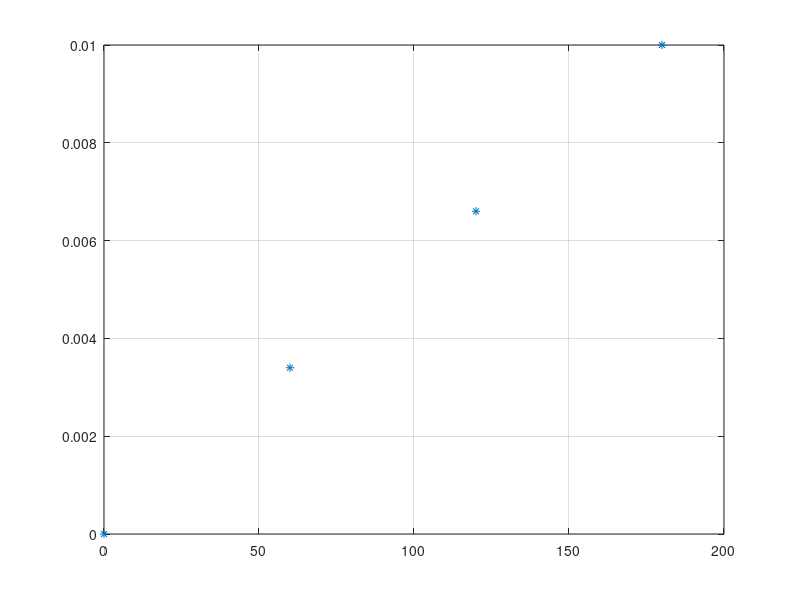

The MATLAB script that drew this image:
% ==== TAREA 4 ====

% ---> Ejercicio 1
x = 1960:4:2012;
y = [0.54 0.28 1.03 1.69 1.02 1.73 1.36 2.13 0.48 1.25 1.62 1.56 1.60 2.66];

plot(x,y,'*'), grid, axis equal 

% ---> Ejercicio 2

x = 0:60:180;
y = [0 0.0034 0.0066 0.0100];
plot(x,y,'*'), grid

% ---> Ejercicio 3
% usando ortogonalización encontrar los valores de las variables dada la siguiente ecuación:
% 𝑔𝑜𝑜𝑑𝑝𝑢𝑡=𝛽0+𝛽1𝑣𝑒𝑙𝑜𝑐𝑖𝑑𝑎𝑑+𝛽2𝑝𝑎𝑢𝑠𝑎+𝛽3𝑣𝑒𝑙𝑜𝑐𝑖𝑑𝑎𝑑∗𝑝𝑎𝑢𝑠𝑎+𝛽4𝑣𝑒𝑙𝑜𝑐𝑖𝑑𝑎𝑑2+𝛽5𝑝𝑎𝑢𝑠𝑎2

v = [ones(1,5)*5  ones(1,5)*10  ones(1,5)*20  ones(1,5)*30  ones(1,5)*40];
pausa1 = [10 20 30 40 50]; pausa = [pausa1 pausa1 pausa1 pausa1 pausa1];
goodput = [95.111 94.577 94.734 94.317 94.644 90.800 90.183 91.341 91.321 92.104 72.422 82.089 84.937 87.800 89.941 62.963 76.126 84.855 87.694 90.556 55.298 78.262 84.624 87.078 90.101];

n=length(v);

A = [ones(n,1) v' pausa' (v.*pausa)' (v.^2)' (pausa.^2)'];

mat = A'*A;

vec = A'*goodput';

sol = mat\vec;

b0=sol(1), b1=sol(2), b2=sol(3), b3=sol(4), b4=sol(5), b5=sol(6)

% --> Ejercicio 4


